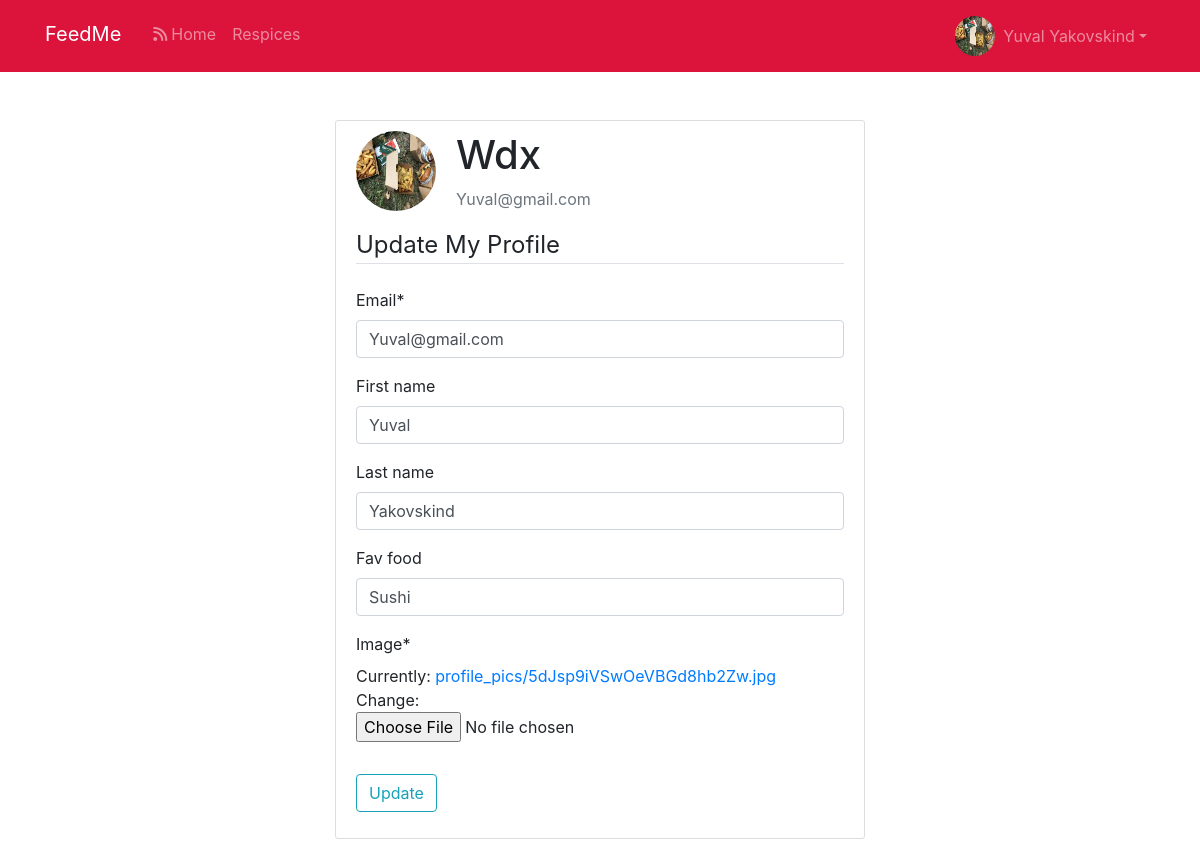
/profiles/myprofile/update/ (signed in), run on the app's committed database.
### users/models.py (models this page shows, shortened)
class Profile(models.Model):
    user = models.OneToOneField(User, on_delete=models.CASCADE)
    first_name = models.CharField(max_length=100, blank=True)
    last_name = models.CharField(max_length=100, blank=True)
    image = models.ImageField(default='default.jpg', upload_to='profile_pics')
    friends = models.ManyToManyField(User, blank=True, related_name='friends')
    slug = models.SlugField(unique=True, blank=True)
    fav_food = models.CharField(max_length=100, blank=True)
    created = models.DateTimeField(auto_now=True)

### users/views.py (the view)
# urls.py: path('myprofile/update/', users_views.update_profile, name='update_profile'),
@ login_required
def update_profile(request):
    if request.method == "POST":
        u_form = UserUpdateForm(request.POST, instance=request.user)
        p_form = ProfileUpdateForm(
            request.POST, request.FILES, instance=request.user.profile)
        if u_form.is_valid() and p_form.is_valid():
            u_form.save()
            p_form.save()
            messages.success(request, f"Your profile has been updated.")
            return redirect('myprofile')
    else:
        u_form = UserUpdateForm(instance=request.user)
        p_form = ProfileUpdateForm(instance=request.user.profile)
    context = {
        'u_form': u_form,
        'p_form': p_form
    }
    return render(request, 'users/update_profile.html', context)

### users/forms.py
class UserUpdateForm(forms.ModelForm):
    email = forms.EmailField()
    class Meta:
        model = User
        fields = ['email']

class ProfileUpdateForm(forms.ModelForm):
    class Meta:
        model = Profile
        fields = ['first_name', 'last_name', 'fav_food', 'image']

### users/templates/users/update_profile.html (shortened to what this page needs)
{% extends "base.html" %}
{% load crispy_forms_tags %}
{% block content %}
<div class="col-md-6 offset-md-3">
<div class="content-section">
  <div class="media">
    <img class="rounded-circle account-img" src="{{ user.profile.image.url }}">
    <div class="media-body">
      <h2 class="account-heading">{{ user.username }}</h2>
      <p class="text-secondary">{{ user.email }}</p>
    </div>
  </div>
  <form method="POST" enctype="multipart/form-data">
    <fieldset class="form-group">
      <legend class="border-bottom mb-4">Update My Profile</legend>
      {{ u_form|crispy }}
      {{ p_form|crispy }}
    </fieldset>
    <div class="form-group">
      <button class="btn btn-outline-info" type="submit">Update</button>
    </div>
  </form>
</div>
</div>
{% endblock content %}

### templates/base.html (shortened to what this page needs)
{% load static %}
<!DOCTYPE html>
<html>
  <head>
    <link rel="stylesheet" type="text/css" href="{% static '/style.css' %}">
    <link href="//maxcdn.bootstrapcdn.com/bootstrap/4.1.1/css/bootstrap.min.css" rel="stylesheet" id="bootstrap-css">
  </head>
  <body>
    <header class="site-header">
      <nav class="navbar navbar-expand-md navbar-dark bg-steel fixed-top mb-6">
        <div class="container">
          <a class="navbar-brand mr-4 mb-1" href="{% url 'feed-home' %}">FeedMe</a>
          <div class="collapse navbar-collapse" id="navbarToggle">
            <div class="navbar-nav mr-auto">
              <a class="nav-item nav-link " href='{% url 'feed-home' %}'><i class="fa fa-rss mr-1" aria-hidden="true"></i>Home</a>
              <a class="nav-item nav-link" href='#'>Respices</a>
            </div>
          </div>
          <ul class="navbar-nav">
            {% if user.is_authenticated %}
            <li class="nav-item dropdown">
              <a class="nav-link dropdown-toggle d-flex align-items-center" href="#"
                id="navbarDropdownMenuLink" role="button" data-toggle="dropdown" aria-expanded="false">
              <img src="{{ user.profile.image.url }}" class="img-xs rounded-circle mr-2 " loading="lazy"/>
                         {{ user.profile.first_name }} {{ user.profile.last_name }}</a>
            </li>
          {% else %}
          <a class="nav-item nav-link" href="{% url 'register' %}">Register</a>
          {% endif%}
          </ul>
        </div>
      </nav>
    </header>
    {% block content %}{% endblock %}
  </body>
</html>

### static/style.css (style rules this page uses)
body { background: #fafafa; color: #333333; margin-top: 5rem; }
h1, h2, h3, h5, h6 { color: #444444; }
ul { margin: 0; }
.bg-steel { background-color: #dc143c; }
.site-header { padding: 60px; }
.site-header .navbar-nav .nav-link { color: ##e5eaed; min-height: 45px; }
.content-section { background: #ffffff; padding: 10px 20px; border: 1px solid #dddddd; border-radius: 3px; margin-bottom: 20px; margin-left: 20px; margin-right: 20px; }
.account-img { height: 80px; width: 80px; margin-right: 20px; margin-bottom: 16px; }
.account-heading { font-size: 2.5rem; }
.img-xs { width: 40px; height: 40px; }
.dropdown-toggle::after { content: none; display: none; }

### data on the page
Profile: first_name "Yuval", last_name "Yakovskind", fav_food "Sushi"

### other printed values
{{ user.profile.first_name }} "Yuval"
{{ user.profile.last_name }} "Yakovskind"
{{ user.username }} "Wdx"
{{ user.email }} "Yuval@gmail.com"
